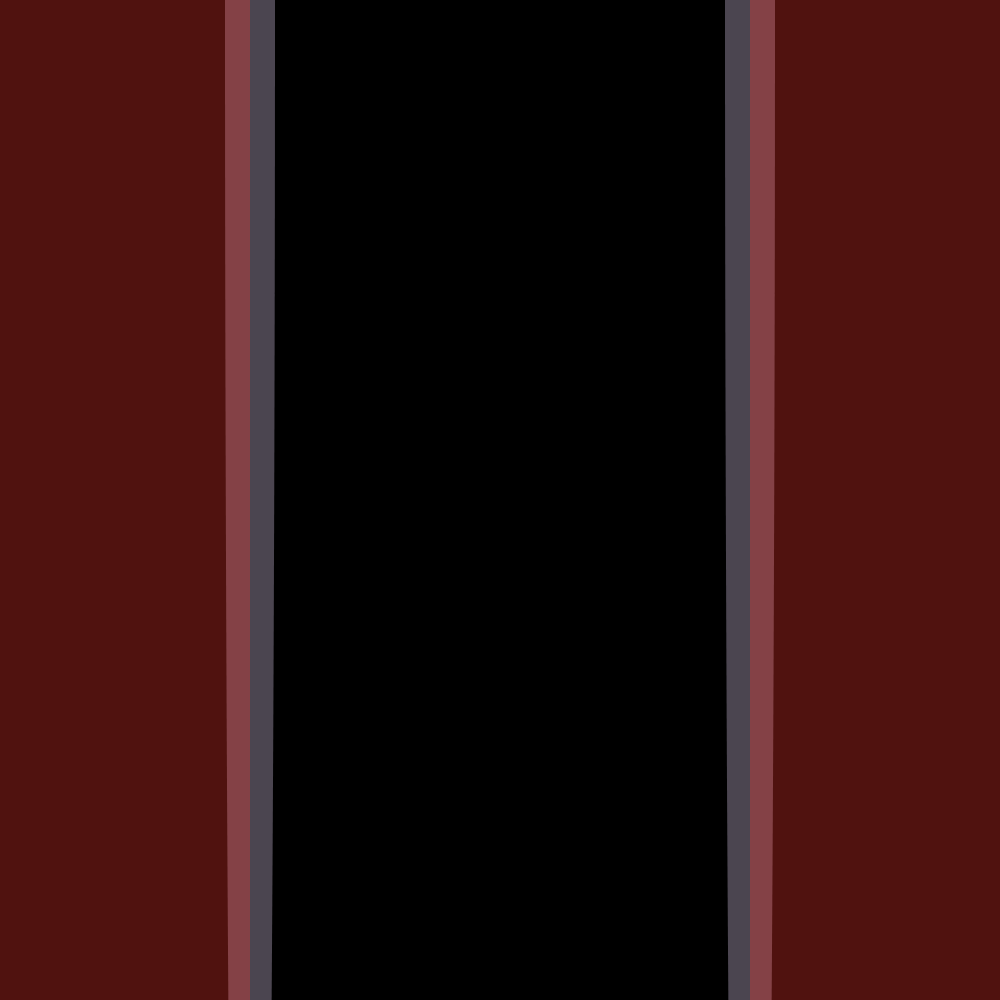
Frame 1 (no input)
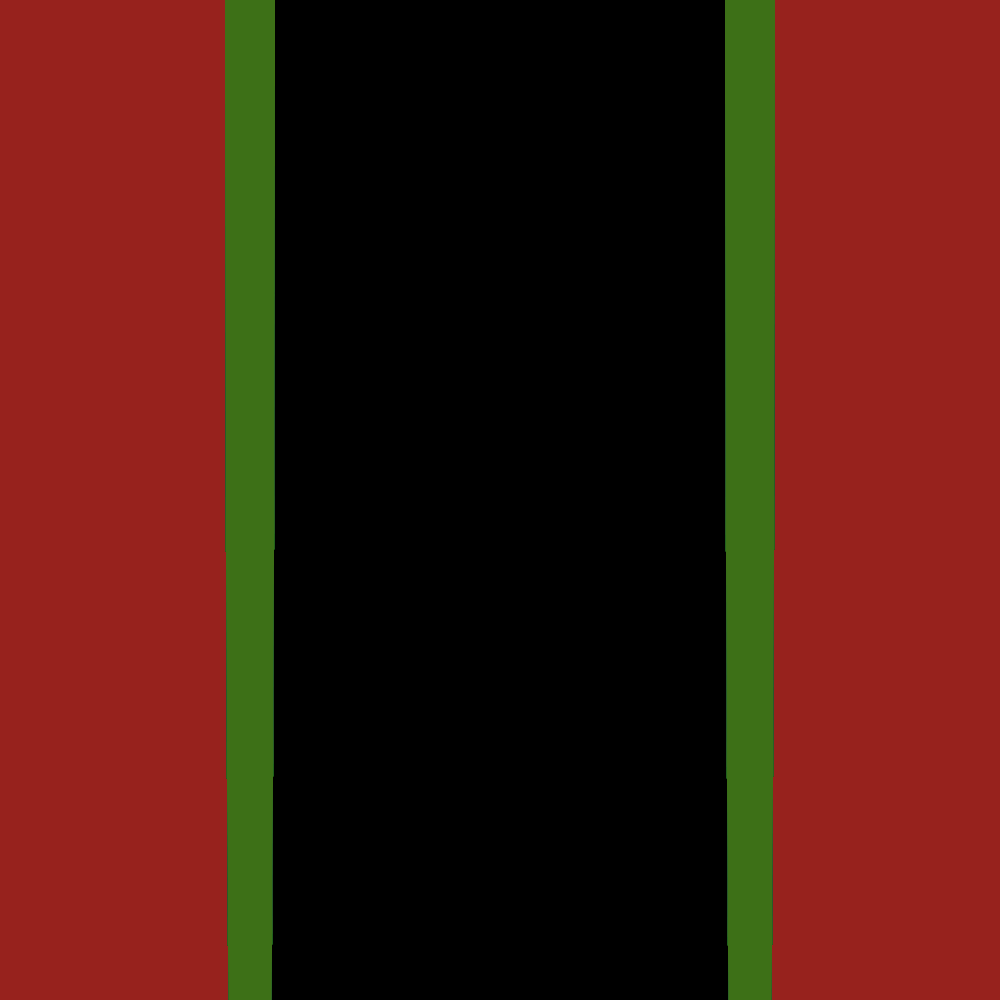
Frame 60 (no input)
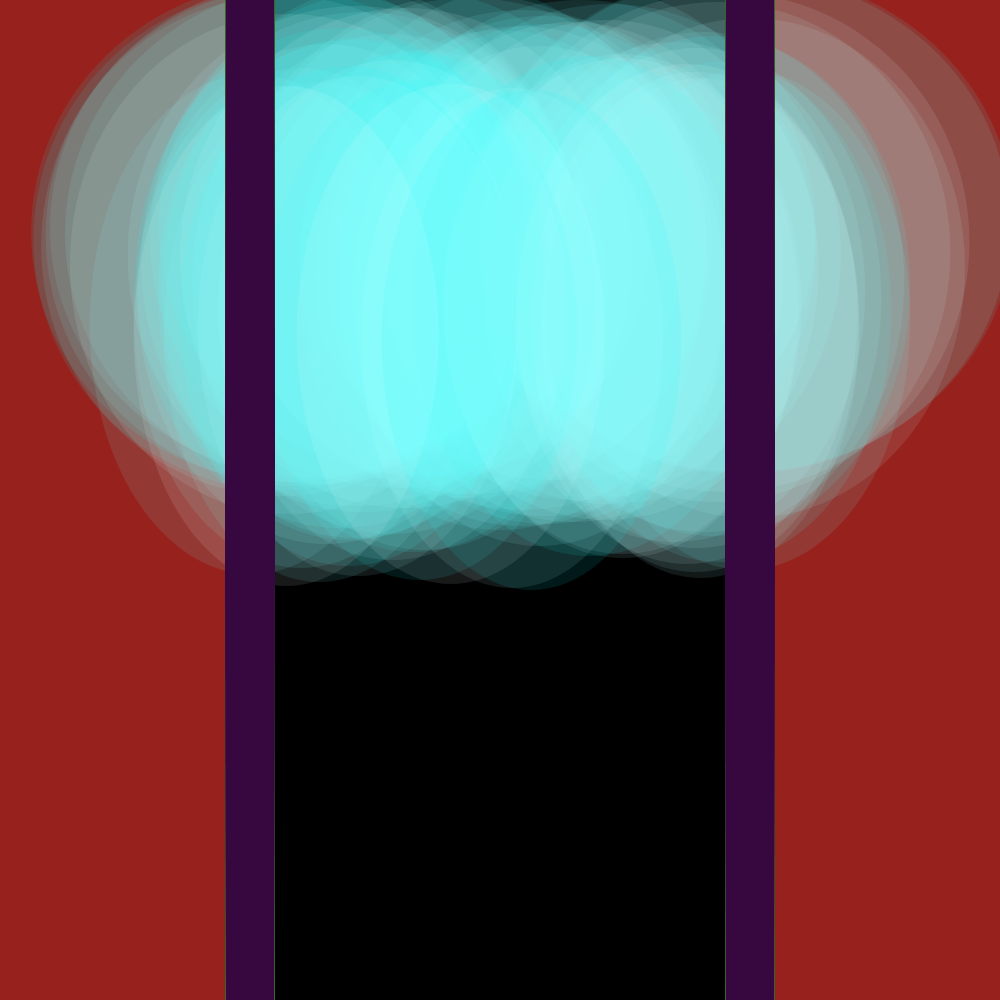
Frame 120 (the mouse pressed at the canvas centre since frame 60)

The p5.js sketch that drew these frames (run headless with seeded random() and noise() and a simulated clock; from frame 60 on, the mouse is pressed at the canvas centre):

// p5.js sketch
// ── sketch.js
var scatterY = 100;
var scatterWidth = 1000;
// var circleH = random(250,750); //Can I not have random variables????
var rectAlpha = 100 

// P5 wouldn't read 'x' value EVER!
/*var wtf = {
  x:500,
  y:500,
  diam:500,
}*/

function setup() {
  createCanvas(1000,1000)
  background(0)
  frameRate(24)
}

function draw() {
  
  // Animations for paintbrush
  scatterY = scatterY + 2; //Moves inner ellipses down
  scatterWidth = scatterWidth*0.99; //
  rectAlpha = rectAlpha - 20 //edge opacity. Why won't they disappear?
  
  //Animated Paintbrush 
  fill(random(0,255),mouseY,mouseX,25);
  noStroke();
  ellipse(random(250,750),scatterY,scatterWidth,mouseX);
  
  
  // Flashing light borders
  fill(random(0,100),random(0,200),random(0,100))
  // Wouldn't work with Object Variable
  ellipse(250,mouseY,50,4000)
  ellipse(750,mouseY,50,4000)
  


  fill(255,60,50,rectAlpha)
  rect(0,0,250,1000)
  rect(750,0,250,1000)
  
// mask.position(windowWidth/2, mouseY+1)
// rect(mouseX,20,60,60)
 
}
